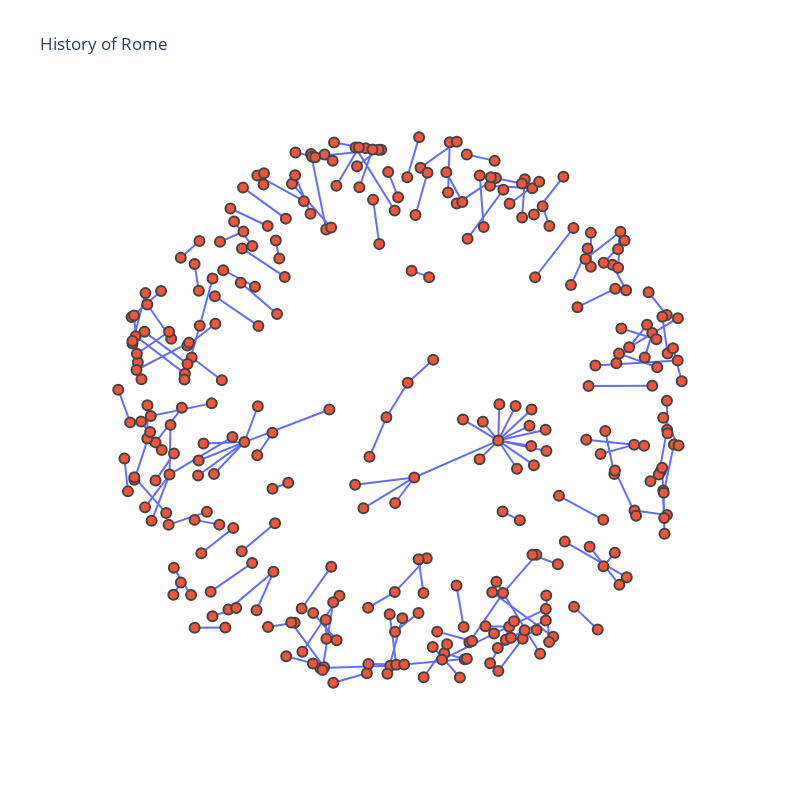

Notebook code cell kept with this figure:
### Code cell
## setup
pos = nx.spring_layout(G, k=0.2)
for n,p in pos.items():
    G.nodes[n]['pos'] = p
    
## links
edge_x, edge_y = [], []
arrows = []
for n,edge in enumerate(G.edges()):
    x0, y0 = G.nodes[edge[0]]['pos']
    x1, y1 = G.nodes[edge[1]]['pos']
    edge_x.append(x0)
    edge_x.append(x1)
    edge_x.append(None)
    edge_y.append(y0)
    edge_y.append(y1)
    edge_y.append(None)
    arrows.append([[x0,y0],[x1,y1]])

edge_trace = go.Scatter(x=edge_x, y=edge_y, mode='lines', showlegend=False)

## nodes
node_x, node_y = [], []
for node in G.nodes():
    x, y = G.nodes[node]['pos']
    node_x.append(x)
    node_y.append(y)

node_trace = go.Scatter(x=node_x, y=node_y, mode='markers', hoverinfo='text', showlegend=False,
                        marker={"showscale":False, "colorscale":'YlGnBu', "reversescale":True, 
                                "size":10, "line_width":2})

## add details
link_text, node_text, node_color, node_size = [], [], [], []
for adjacencies in G.adjacency():
    node_text.append(adjacencies[0])
    for dic in adjacencies[1].values():
        link_text.append(dic["relation"])

node_trace.text = node_text
edge_trace.text = link_text

## layout
fig = go.Figure(data=[edge_trace, node_trace])
fig.update_layout(title="History of Rome", showlegend=True, plot_bgcolor='white', 
                  hovermode='closest', width=800, height=800,
                  xaxis={"visible":False}, yaxis={"visible":False})

fig.show()

### Figure 1 — Plotly figure (JSON) as saved in the notebook; plotly's stock layout.template omitted (floating-point values rounded to 4 significant figures; data arrays with more than 128 entries replaced by an {"elided": "..."} marker saying what was removed)
{"data": [{"mode": "lines", "showlegend": false, "text": {"elided": "360 str values"}, "type": "scatter", "x": {"elided": "540 float values"}, "y": {"elided": "540 float values"}}, {"hoverinfo": "text", "marker": {"colorscale": [[0, "rgb(255,255,217)"], [0.125, "rgb(237,248,177)"], [0.25, "rgb(199,233,180)"], [0.375, "rgb(127,205,187)"], [0.5, "rgb(65,182,196)"], [0.625, "rgb(29,145,192)"], [0.75, "rgb(34,94,168)"], [0.875, "rgb(37,52,148)"], [1, "rgb(8,29,88)"]], "line": {"width": 2}, "reversescale": true, "showscale": false, "size": 10}, "mode": "markers", "showlegend": false, "text": {"elided": "327 str values"}, "type": "scatter", "x": {"elided": "327 float values"}, "y": {"elided": "327 float values"}}], "layout": {"height": 800, "hovermode": "closest", "plot_bgcolor": "white", "showlegend": true, "title": {"text": "History of Rome"}, "width": 800, "xaxis": {"visible": false}, "yaxis": {"visible": false}}}
